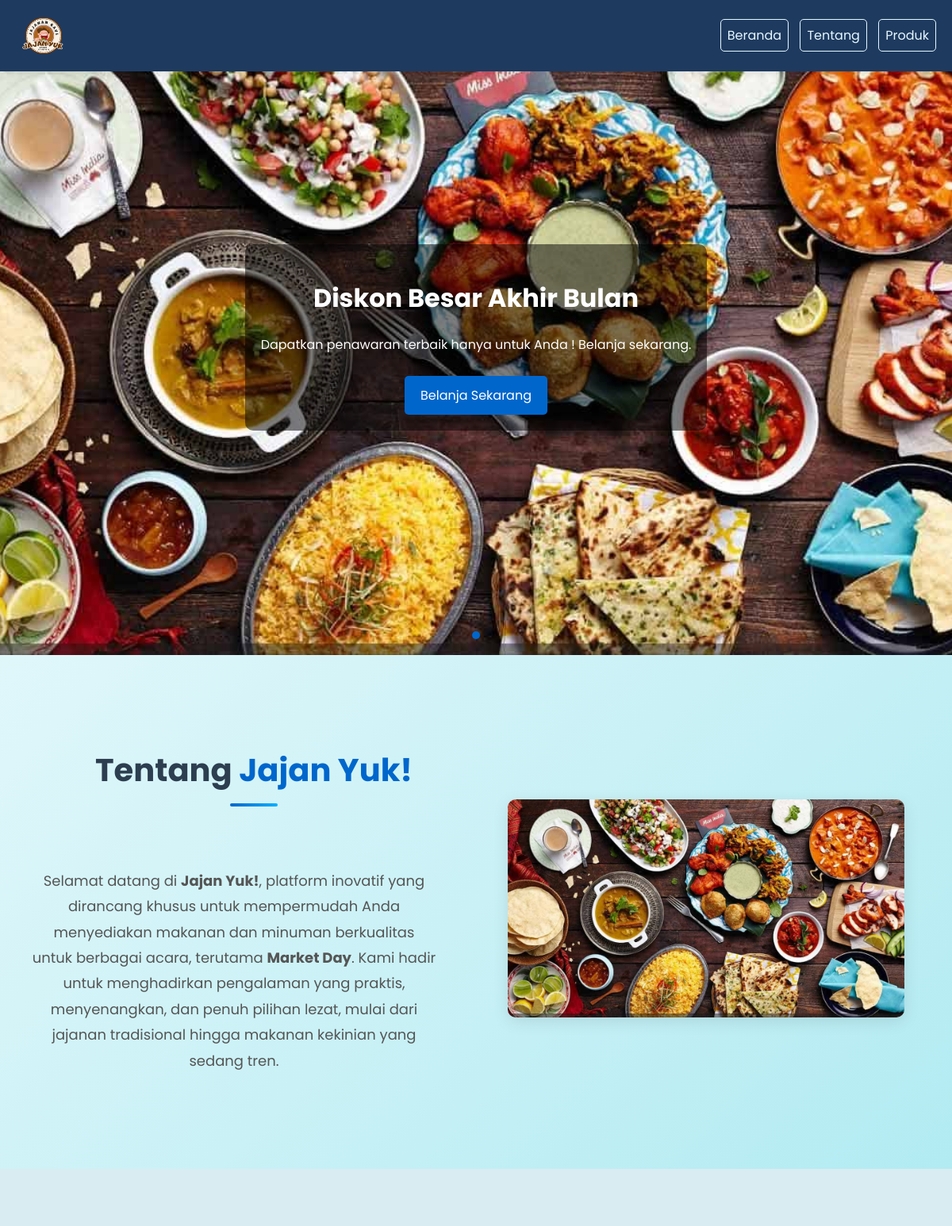
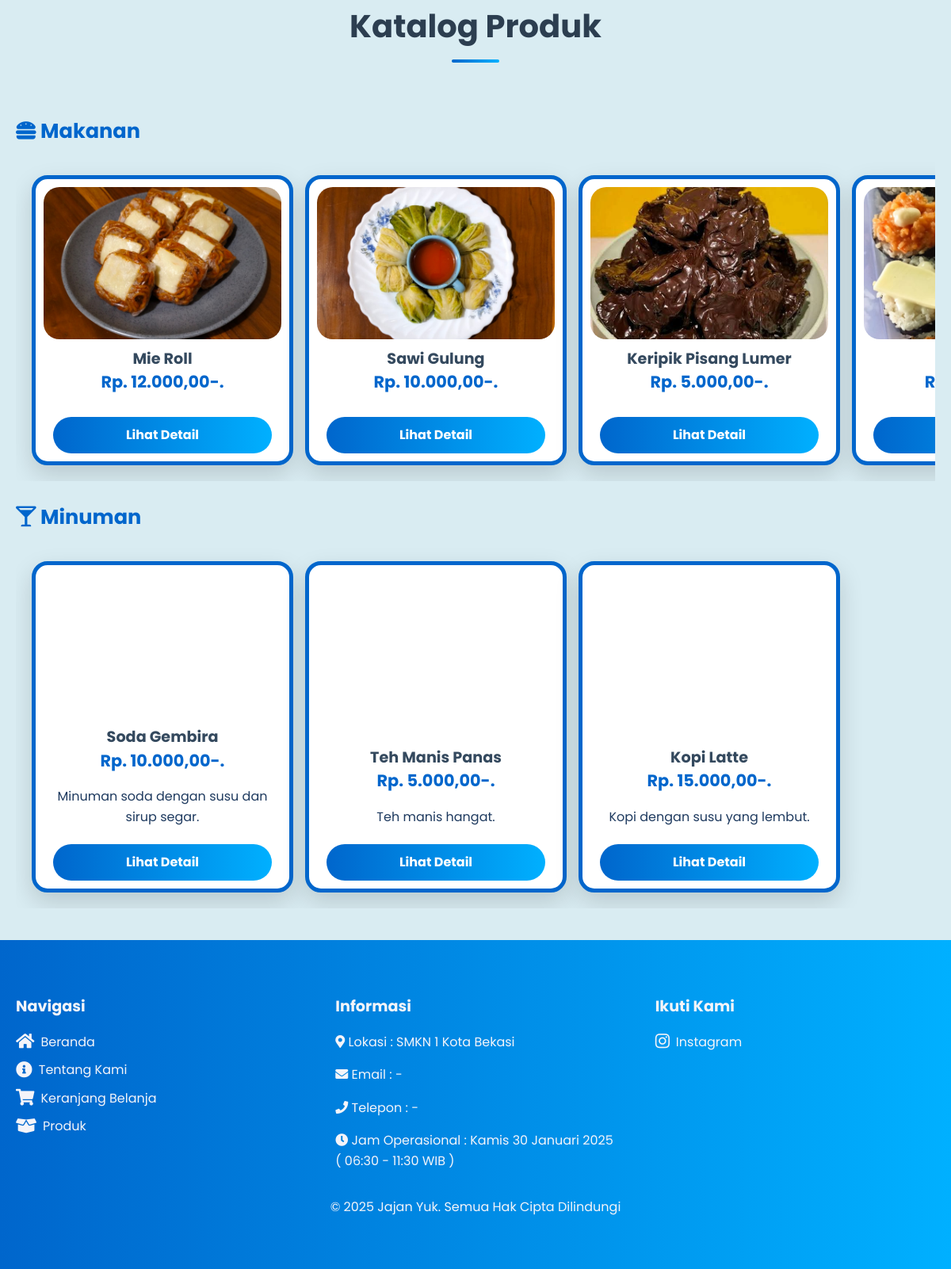
/dashboard.php (signed in), run on the app's committed database (2 pictures, top to bottom).
### tables this page shows
CREATE TABLE `foods` (
  `foods_id` int NOT NULL,
  `nama` varchar(100) NOT NULL,
  `deskripsi` text,
  `harga` decimal(10,2) NOT NULL,
  `quantity` int DEFAULT NULL,
  `gambar` text,
  `nama_gambar` text
);

CREATE TABLE `drinks` (
  `drinks_id` int NOT NULL,
  `nama` varchar(100) NOT NULL,
  `deskripsi` text NOT NULL,
  `harga` decimal(10,2) NOT NULL,
  `ukuran` enum('Kecil','Sedang','Besar') DEFAULT 'Sedang',
  `suhu` enum('Dingin','Panas') DEFAULT 'Dingin',
  `rasa` varchar(50) DEFAULT NULL,
  `tersedia` tinyint(1) DEFAULT '1',
  `url_gambar` varchar(255) NOT NULL
);

### dashboard.php (the view, shortened to what this page needs)
<?php
include "CODES/BACKEND/db.php";
$datamakanan = [];
$dataminuman = [];
$sql = "SELECT * FROM foods";
$result = $db->query($sql);
if ($result->num_rows > 0) {
    while ($row = $result->fetch_assoc()) {
        $datamakanan[] = [
            'nama' => $row['nama'],
            'harga' => $row['harga'],
            'id' => $row['foods_id'],
            'url_gambar' => $row['gambar'],
            'nama_gambar' => $row['nama_gambar'],
        ];
    }
}
$sql2 = "SELECT * FROM drinks";
$result2 = $db->query($sql2);
if ($result2->num_rows > 0) {
    while ($row2 = $result2->fetch_assoc()) {
        $dataminuman[] = [
            'nama' => $row2['nama'],
            'harga' => $row2['harga'],
            'id' => $row2['drinks_id'],
            'url_gambar' => $row2['url_gambar'],
            'deskripsi' => $row2['deskripsi'],
        ];
    }
}
?>
<!DOCTYPE html>
<html lang="id">
<head>
    <link href="https://cdnjs.cloudflare.com/ajax/libs/font-awesome/5.15.4/css/all.min.css" rel="stylesheet">
    <link rel="stylesheet" href="CODES/CSS/dashboard-styles.css">
</head>d
<body>
    <header>
        <div class="kontainer-header">
            <img class="logo" src="ASSETS/IMAGES/icon.png">
            <nav class="tombol-navigasi">
                <a href="#beranda">Beranda</a>
                <a href="#tentang">Tentang</a>
                <a href="#produk">Produk</a>
            </nav>
        </div>
    </header>
    <div class="slider-container" id="beranda">
        <div class="slider">
            <div class="slide" style="background-image: url('ASSETS/IMAGES/bg.jpg');">
                <div class="slide-content">
                    <h1>Diskon Besar Akhir Bulan</h1>
                    <p>Dapatkan penawaran terbaik hanya untuk Anda ! Belanja sekarang.</p>
                    <a href="#produk"><button class="cta-button">Belanja Sekarang</button></a>
                </div>
            </div>
        </div>
        <div class="dots"></div>
    </div>
    <section id="tentang" class="tentang">
        <div class="container-tentang">
            <div class="tentang-content">
                <div class="tentang-text">
                    <h2 class="section-title">Tentang <span>Jajan Yuk!</span></h2>
                    <p class="section-description">
                        Selamat datang di <strong>Jajan Yuk!</strong>, platform inovatif yang dirancang khusus untuk mempermudah Anda menyediakan makanan dan minuman berkualitas untuk berbagai acara, terutama <strong>Market Day</strong>.
                        Kami hadir untuk menghadirkan pengalaman yang praktis, menyenangkan, dan penuh pilihan lezat, mulai dari jajanan tradisional hingga makanan kekinian yang sedang tren.
                    </p>
                </div>
                <div class="tentang-image">
                    <img src="ASSETS/IMAGES/bg.jpg" alt="Tentang Jajan Yuk !">
                </div>
            </div>
        </div>
    </section>
    <section id="produk" class="produk">
        <div class="container">
            <h2 class="section-title">Katalog Produk</h2>
            <div class="kategori-produk">
                <h3 class="kategori-title"><i class="fas fa-hamburger"></i> Makanan </h3>
                <div class="produk-scroll">
                    <?php foreach ($datamakanan as $makanan): ?>
                        <div class="produk-item">
                            <div class="produk-info">
                                <div class="gambar-produk" style="background-image: url('<?= htmlspecialchars($makanan['url_gambar']) ?>');"></div>
                                <h3><?= htmlspecialchars($makanan['nama']) ?></h3>
                                <p class="harga">Rp. <?= number_format($makanan['harga'], 0, ',', '.') . ',00-.' ?></p>
                            </div>
                            <a href="info-produk-pages.php?id=<?= $makanan['id'] ?>&type=foods" class="cek-produk">Lihat Detail</a>
                        </div>
                    <?php endforeach; ?>
                </div>
            </div>
            <div class="kategori-produk">
                <h3 class="kategori-title"><i class="fas fa-glass-martini-alt"></i> Minuman</h3>
                <div class="produk-scroll">
                    <?php foreach ($dataminuman as $minuman): ?>
                        <div class="produk-item">
                            <div class="produk-info">
                                <div class="gambar-produk" style="background-image: url('<?= htmlspecialchars($minuman['url_gambar']) ?>');"></div>
                                <h3><?= htmlspecialchars($minuman['nama']) ?></h3>
                                <p class="harga">Rp. <?= number_format($minuman['harga'], 0, ',', '.') . ',00-.' ?></p>
                                <p class="deskripsi"><?= htmlspecialchars($minuman['deskripsi']) ?></p>
                            </div>
                            <a href="info-produk-pages.php?id=<?= $minuman['id'] ?>&type=drinks" class="cek-produk">Lihat Detail</a>
                        </div>
                    <?php endforeach; ?>
                </div>
            </div>
        </div>
    </section>
    <footer>
        <div class="footer-content">
            <div class="footer-navigation">
                <h3>Navigasi</h3>
                <ul>
                    <li><a href="#beranda"><i class="fas fa-home"></i> Beranda</a></li>
                    <li><a href="#tentang"><i class="fas fa-info-circle"></i> Tentang Kami</a></li>
                    <li><a href="carts-pages.php"><i class="fas fa-shopping-cart"></i> Keranjang Belanja</a></li>
                    <li><a href="#produk"><i class="fas fa-box-open"></i> Produk</a></li>
                </ul>
            </div>
            <div class="footer-info">
                <h3>Informasi</h3>
                <p><i class="fas fa-map-marker-alt"></i> Lokasi : SMKN 1 Kota Bekasi </p>
                <p><i class="fas fa-envelope"></i> Email : -</p>
                <p><i class="fas fa-phone"></i> Telepon : -</p>
                <p><i class="fas fa-clock"></i> Jam Operasional : Kamis 30 Januari 2025 ( 06:30 - 11:30 WIB )</p>
            </div>
            <div class="footer-social">
                <h3>Ikuti Kami</h3>
                <ul>
                    <li><a href="https://www.instagram.com/marketopia27/"><i class="fab fa-instagram"></i> Instagram</a></li>
                </ul>
            </div>
        </div>
        <div class="footer-bottom">
            <p>&copy; 2025 Jajan Yuk. Semua Hak Cipta Dilindungi</p>
        </div>
    </footer>
</body>
</html>

### data on the page
foods: gambar (picture), nama "Mie Roll", harga "12.000"
foods: gambar (picture), nama "Sawi Gulung", harga "10.000"
foods: gambar (picture), nama "Keripik Pisang Lumer", harga "5.000"
foods: gambar (picture)
drinks: nama "Soda Gembira", harga "10.000", deskripsi "Minuman soda dengan susu dan sirup segar."
drinks: nama "Teh Manis Panas", harga "5.000", deskripsi "Teh manis hangat."
drinks: nama "Kopi Latte", harga "15.000", deskripsi "Kopi dengan susu yang lembut."
